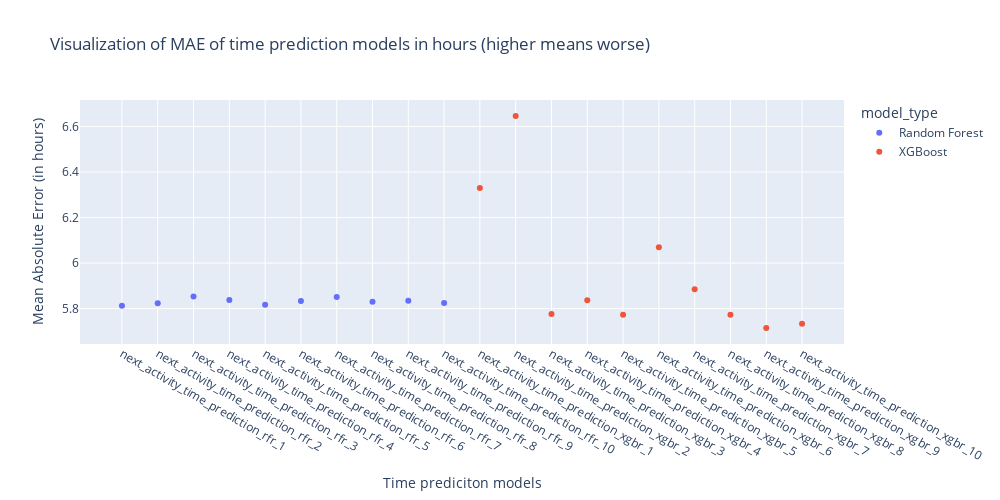

This figure's notebook cell:
### Code cell
px.scatter(models_scores_time_df, x = 'model_name', y = 'MAE', color = 'model_type',
           labels = {
                      'model_name': 'Time prediciton models',
                      'MAE': 'Mean Absolute Error (in hours)'},
                  title = 'Visualization of MAE of time prediction models in hours (higher means worse)',
                  width=1000,
                  height=500)

### Figure 1 — Plotly figure (JSON) as saved in the notebook; plotly's stock layout.template omitted (floating-point values rounded to 4 significant figures)
{"data": [{"hovertemplate": "model_type=Random Forest<br>Time prediciton models=%{x}<br>Mean Absolute Error (in hours)=%{y}<extra></extra>", "legendgroup": "Random Forest", "marker": {"color": "#636efa", "symbol": "circle"}, "mode": "markers", "name": "Random Forest", "orientation": "v", "showlegend": true, "type": "scatter", "x": ["next_activity_time_prediction_rfr_1", "next_activity_time_prediction_rfr_2", "next_activity_time_prediction_rfr_3", "next_activity_time_prediction_rfr_4", "next_activity_time_prediction_rfr_5", "next_activity_time_prediction_rfr_6", "next_activity_time_prediction_rfr_7", "next_activity_time_prediction_rfr_8", "next_activity_time_prediction_rfr_9", "next_activity_time_prediction_rfr_10"], "xaxis": "x", "y": [5.812, 5.824, 5.853, 5.838, 5.817, 5.833, 5.851, 5.83, 5.835, 5.825], "yaxis": "y"}, {"hovertemplate": "model_type=XGBoost<br>Time prediciton models=%{x}<br>Mean Absolute Error (in hours)=%{y}<extra></extra>", "legendgroup": "XGBoost", "marker": {"color": "#EF553B", "symbol": "circle"}, "mode": "markers", "name": "XGBoost", "orientation": "v", "showlegend": true, "type": "scatter", "x": ["next_activity_time_prediction_xgbr_1", "next_activity_time_prediction_xgbr_2", "next_activity_time_prediction_xgbr_3", "next_activity_time_prediction_xgbr_4", "next_activity_time_prediction_xgbr_5", "next_activity_time_prediction_xgbr_6", "next_activity_time_prediction_xgbr_7", "next_activity_time_prediction_xgbr_8", "next_activity_time_prediction_xgbr_9", "next_activity_time_prediction_xgbr_10"], "xaxis": "x", "y": [6.33, 6.647, 5.776, 5.836, 5.773, 6.07, 5.884, 5.773, 5.714, 5.734], "yaxis": "y"}], "layout": {"height": 500, "legend": {"title": {"text": "model_type"}, "tracegroupgap": 0}, "title": {"text": "Visualization of MAE of time prediction models in hours (higher means worse)"}, "width": 1000, "xaxis": {"anchor": "y", "domain": [0, 1], "title": {"text": "Time prediciton models"}}, "yaxis": {"anchor": "x", "domain": [0, 1], "title": {"text": "Mean Absolute Error (in hours)"}}}}
